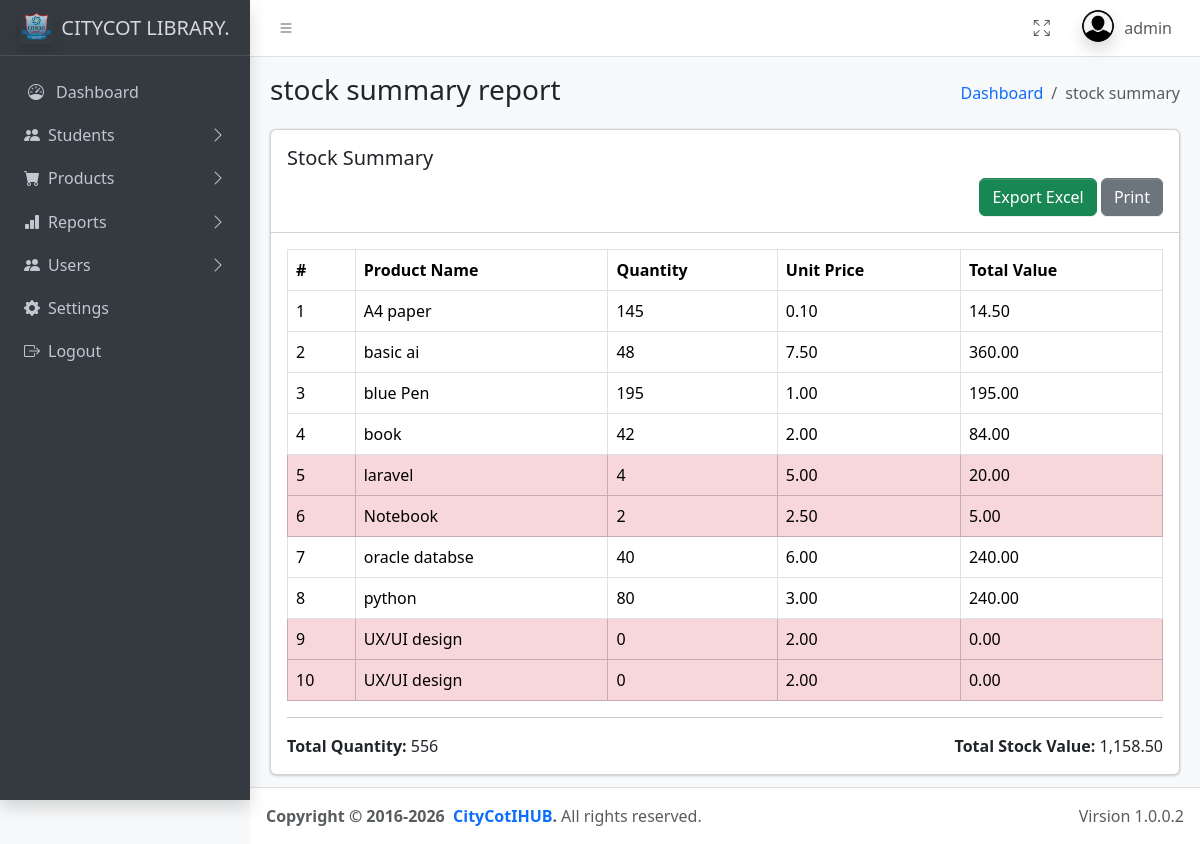
The page /reports/stock_summary.php (signed in) on the database its author committed.
### tables this page shows
CREATE TABLE `products` (
  `product_id` varchar(20) NOT NULL,
  `product_name` varchar(150) NOT NULL,
  `category` varchar(100) DEFAULT NULL,
  `price` decimal(10,2) NOT NULL,
  `stock` int(11) NOT NULL,
  `created_at` timestamp NOT NULL DEFAULT current_timestamp()
);

### reports/stock_summary.php (the view, shortened to what this page needs)
<?php
include("../includes/connection.php");
include("../includes/header.php");
$query = "SELECT product_id, product_name, stock, price FROM products ORDER BY product_name ASC";
$result = mysqli_query($conn, $query);
$total_quantity = 0;
$total_stock_value = 0;
$settings = mysqli_fetch_assoc(mysqli_query($conn,"SELECT low_stock_limit FROM system_settings LIMIT 1"));
$limit = $settings['low_stock_limit'];
?>
<!DOCTYPE html>
<html lang="en">
    <head>
    </head>
    <body>
    <main class="app-main">
        <div class="app-content-header">
            <div class="container-fluid">
                <div class="row">
                    <div class="col-sm-6">
                        <h3 class="mb-0">stock summary report</h3>
                    </div>
                    <div class="col-sm-6">
                        <ol class="breadcrumb float-sm-end">
                            <li class="breadcrumb-item">
                                <a href="<?php echo $base_url; ?>/admin/admin_dashboard.php">Dashboard</a>
                            </li>
                            <li class="breadcrumb-item active">stock summary</li>
                        </ol>
                    </div>
                </div>
            </div>
        </div>
       <div class="app-content">
       <div class="container-fluid">
        <div class="card">
         <div class="card-header">
                <h5>Stock Summary</h5>
                <div class="col-md-4s text-end">
                    <a href="export_stock_summary.php" class="btn btn-success"> Export Excel</a>
              <a href="stock_summary_print.php" target="_blank" class="btn btn-secondary"> Print</a>
                </div>
            </div>
            <div class="card-body">
                <table class="table table-bordered table-hover">
                    <thead>
                        <tr>
                            <th>#</th>
                            <th>Product Name</th>
                            <th>Quantity</th>
                            <th>Unit Price</th>
                            <th>Total Value</th>
                        </tr>
                    </thead>
                    <tbody>
                    <?php
                    $count = 1;
                    while($row = mysqli_fetch_assoc($result)) {
                        $total_value = $row['stock'] * $row['price'];
                        $total_quantity += $row['stock'];
                        $total_stock_value += $total_value;
                    ?>
                            <tr class="<?= ($row['stock'] <= $limit) ? 'table-danger' : ''; ?>"
                            title="<?= ($row['stock'] <= $limit) ? 'Low Stock alert - Quantity is below the minimum limit' : ''; ?>">
                            <td><?= $count++; ?></td>
                            <td><?= $row['product_name']; ?></td>
                            <td><?= $row['stock']; ?></td>
                            <td><?= number_format($row['price'],2); ?></td>
                            <td><?= number_format($total_value,2); ?></td>
                        </tr>
                    <?php } ?>
                    </tbody>
                </table>
                <hr>
                <div class="row">
                    <div class="col-md-6">
                        <strong>Total Quantity:</strong> <?= $total_quantity; ?>
                    </div>
                    <div class="col-md-6 text-end">
                        <strong>Total Stock Value:</strong> <?= number_format($total_stock_value,2); ?>
                    </div>
                </div>
            </div>
        </div>
    </div>
</div>
    </main>
    </body>
</html>
<?php include("../includes/footer.php"); ?>

### rows shown on the page
products: product_name "A4 paper", stock "145", price "0.10", total_value "14.50"
products: product_name "basic ai", stock "48", price "7.50", total_value "360.00"
products: product_name "blue Pen", stock "195", price "1.00", total_value "195.00"
products: product_name "book", stock "42", price "2.00", total_value "84.00"
products: product_name "laravel", stock "4", price "5.00", total_value "20.00"
products: product_name "Notebook", stock "2", price "2.50", total_value "5.00"
products: product_name "oracle databse", stock "40", price "6.00", total_value "240.00"
products: product_name "python", stock "80", price "3.00", total_value "240.00"
products: product_name "UX/UI design", stock "0", price "2.00", total_value "0.00"
products: product_name "UX/UI design", stock "0", price "2.00", total_value "0.00"

### other values the page prints
$_SESSION['username'] "admin"
$total_quantity "556"
$total_stock_value "1,158.50"
